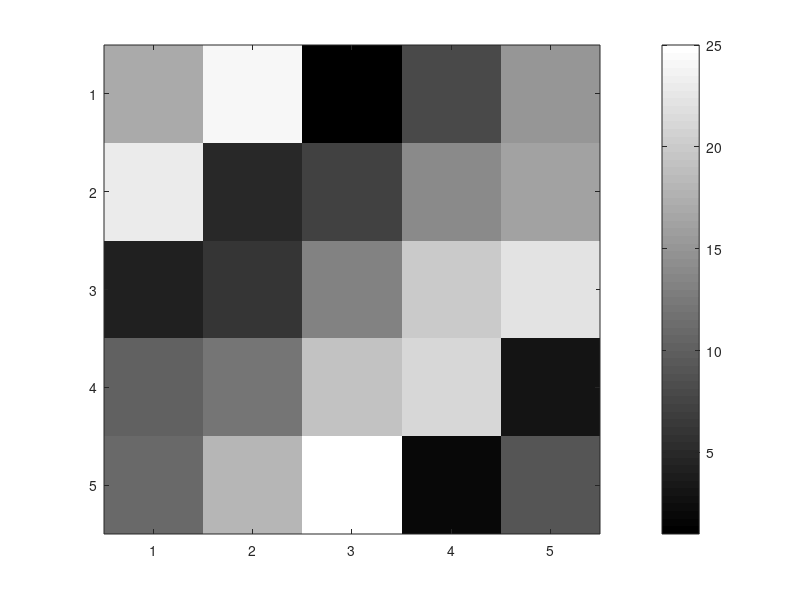

Here is the MATLAB script that generated this plot:

t = [0:0.01:0.98] # shape 1 x 99 use typeinfo() #

y1 = sin(2*pi*4*t);

%plot(y1)

y2 = cos(2*pi*4*t);

%plot(t, y2, 'g')

hold on %plot new figures in the previous one

%plot(t, y1, 'r')

% labels
%xlabel('time')
%ylabel('function')
%legend('sin' ,'cos')
%title('My awesome plot')

%Save fig
%print -dpng 'myplot.png'

% help plot

% specify the number of figures
%figure(1); plot(t,y1);
%figure(2); plot(t,y2);


%subplots
%subplot(1,2,1) %divides  a 1x2 grid , access first element
%plot(t,y1)

%subplot(1,2,2) %divides  a 1x2 grid , access  second element
%plot(t,y2)

%axis([0.5 1 -1 1]) % Is a script, morever affeact all the plots

clf % clear the figures

A = magic(5);
imagesc(A) 
colorbar
colormap gray

A(1,2) %acces the element of row 1 column 2

a = 1, b = 2, c = 3 %run three commands 
a = 1, b = 2, c = 3 %run three commands but with ; dont print anything 
